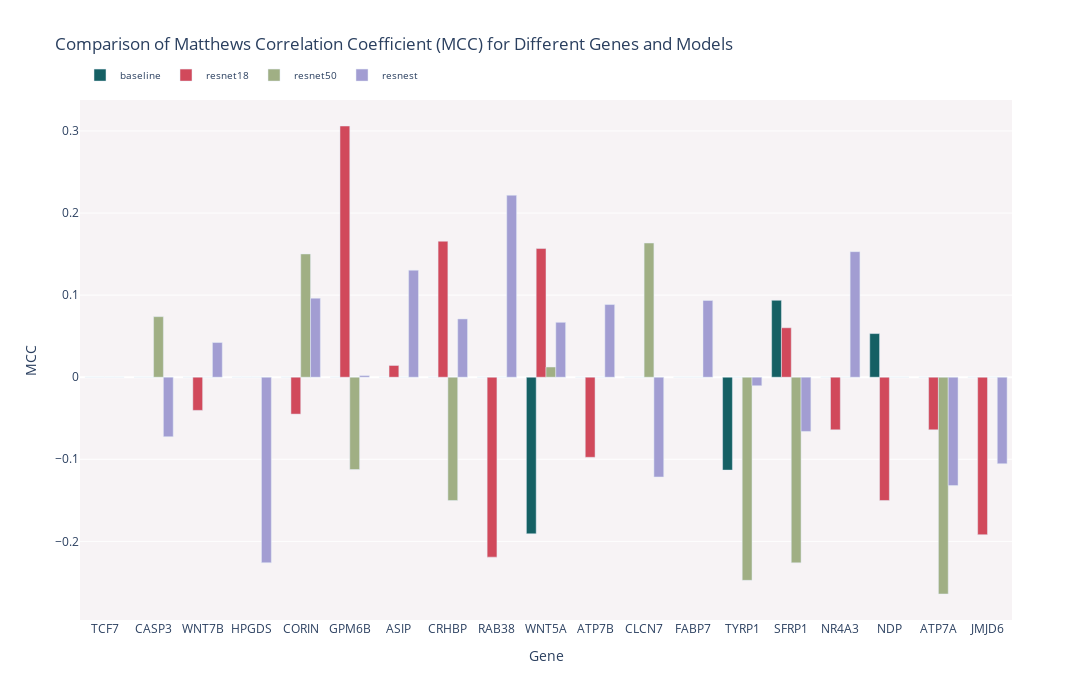

Write notebook code for a chart like this one.
### Code cell
colors = ['rgb(21, 96, 100)', 'rgb(209, 73, 91)', 'rgb(160, 175, 132)', 'rgb(162, 157, 210)', 'rgb(77, 161, 103)']
gene_folders = os.listdir(metrics_dir)
fig = go.Figure()

for i, model_name in enumerate(model_names):
    mcc_values = [mcc_scores[gene][model_name] for gene in gene_folders]
    fig.add_trace(go.Bar(x=gene_folders, y=mcc_values, name=model_name, marker_color=colors[i]))

fig.update_layout(
    title='Comparison of Matthews Correlation Coefficient (MCC) for Different Genes and Models',
    xaxis_title='Gene',
    yaxis_title='MCC',
    barmode='group',
    legend=dict(orientation="h", yanchor="bottom", y=1.02, xanchor="left", x=0, font=dict(size=10), itemwidth=30),
    width=1500,
    height=700,
    plot_bgcolor='rgb(247, 243, 245)'
)
pio.write_html(fig, file='dl_models_mcc.html', auto_open=True)
fig.show()

### Figure 1 — Plotly figure (JSON) as saved in the notebook; plotly's stock layout.template omitted (floating-point values rounded to 4 significant figures)
{"data": [{"marker": {"color": "rgb(21, 96, 100)"}, "name": "baseline", "type": "bar", "x": ["TCF7", "CASP3", "WNT7B", "HPGDS", "CORIN", "GPM6B", "ASIP", "CRHBP", "RAB38", "WNT5A", "ATP7B", "CLCN7", "FABP7", "TYRP1", "SFRP1", "NR4A3", "NDP", "ATP7A", "JMJD6"], "y": [0, 0, 0, 0, 0, 0, 0, 0, 0, -0.1908, 0, 0, 0, -0.1132, 0.09373, 0, 0.05316, 0, 0]}, {"marker": {"color": "rgb(209, 73, 91)"}, "name": "resnet18", "type": "bar", "x": ["TCF7", "CASP3", "WNT7B", "HPGDS", "CORIN", "GPM6B", "ASIP", "CRHBP", "RAB38", "WNT5A", "ATP7B", "CLCN7", "FABP7", "TYRP1", "SFRP1", "NR4A3", "NDP", "ATP7A", "JMJD6"], "y": [0, 0, -0.04042, 0, -0.04495, 0.3061, 0.01431, 0.1657, -0.2192, 0.1568, -0.09759, 0, 0, 0, 0.06023, -0.06406, -0.1502, -0.06406, -0.1919]}, {"marker": {"color": "rgb(160, 175, 132)"}, "name": "resnet50", "type": "bar", "x": ["TCF7", "CASP3", "WNT7B", "HPGDS", "CORIN", "GPM6B", "ASIP", "CRHBP", "RAB38", "WNT5A", "ATP7B", "CLCN7", "FABP7", "TYRP1", "SFRP1", "NR4A3", "NDP", "ATP7A", "JMJD6"], "y": [0, 0.07379, 0, 0, 0.1502, -0.1125, 0, -0.1502, 0, 0.01243, 0, 0.1635, 0, -0.2475, -0.2262, 0, 0, -0.2641, 0]}, {"marker": {"color": "rgb(162, 157, 210)"}, "name": "resnest", "type": "bar", "x": ["TCF7", "CASP3", "WNT7B", "HPGDS", "CORIN", "GPM6B", "ASIP", "CRHBP", "RAB38", "WNT5A", "ATP7B", "CLCN7", "FABP7", "TYRP1", "SFRP1", "NR4A3", "NDP", "ATP7A", "JMJD6"], "y": [0, -0.07253, 0.04226, -0.226, 0.09623, 0.001968, 0.1304, 0.07101, 0.2217, 0.06689, 0.08854, -0.1216, 0.09348, -0.01039, -0.06607, 0.153, 0, -0.1321, -0.1054]}], "layout": {"barmode": "group", "height": 700, "legend": {"font": {"size": 10}, "itemwidth": 30, "orientation": "h", "x": 0, "xanchor": "left", "y": 1.02, "yanchor": "bottom"}, "plot_bgcolor": "rgb(247, 243, 245)", "title": {"text": "Comparison of Matthews Correlation Coefficient (MCC) for Different Genes and Models"}, "width": 1500, "xaxis": {"title": {"text": "Gene"}}, "yaxis": {"title": {"text": "MCC"}}}}
